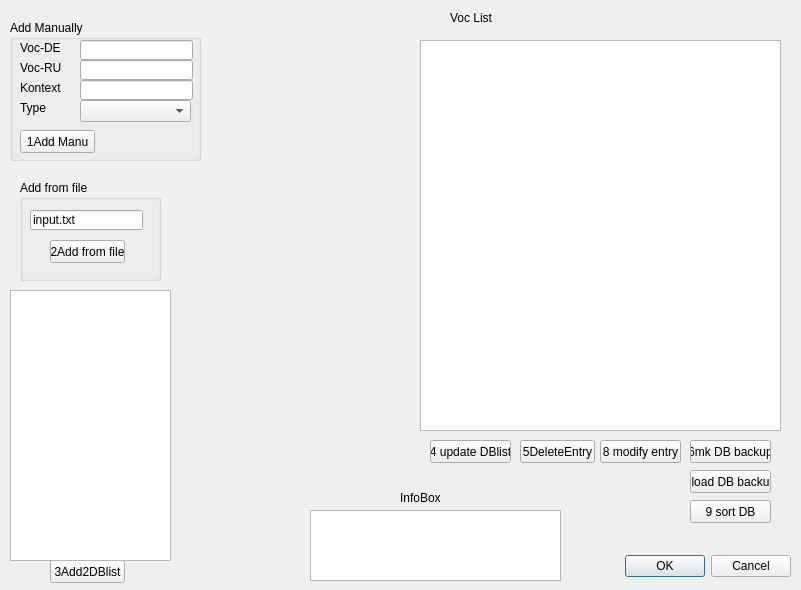
<?xml version="1.0" encoding="UTF-8"?>
<ui version="4.0">
 <class>Dialog</class>
 <widget class="QDialog" name="Dialog">
  <property name="geometry">
   <rect>
    <x>0</x>
    <y>0</y>
    <width>801</width>
    <height>590</height>
   </rect>
  </property>
  <property name="windowTitle">
   <string>Dialog</string>
  </property>
  <widget class="QDialogButtonBox" name="buttonBox">
   <property name="geometry">
    <rect>
     <x>620</x>
     <y>550</y>
     <width>171</width>
     <height>32</height>
    </rect>
   </property>
   <property name="orientation">
    <enum>Qt::Horizontal</enum>
   </property>
   <property name="standardButtons">
    <set>QDialogButtonBox::Cancel|QDialogButtonBox::Ok</set>
   </property>
  </widget>
  <widget class="QTableWidget" name="tableWidget">
   <property name="geometry">
    <rect>
     <x>420</x>
     <y>40</y>
     <width>361</width>
     <height>391</height>
    </rect>
   </property>
  </widget>
  <widget class="QPushButton" name="pushButton_3">
   <property name="geometry">
    <rect>
     <x>50</x>
     <y>560</y>
     <width>75</width>
     <height>23</height>
    </rect>
   </property>
   <property name="text">
    <string>3Add2DBlist</string>
   </property>
  </widget>
  <widget class="QPushButton" name="pushButton_4">
   <property name="geometry">
    <rect>
     <x>430</x>
     <y>440</y>
     <width>81</width>
     <height>23</height>
    </rect>
   </property>
   <property name="text">
    <string>4 update DBlist</string>
   </property>
  </widget>
  <widget class="QGroupBox" name="groupBox">
   <property name="geometry">
    <rect>
     <x>10</x>
     <y>20</y>
     <width>191</width>
     <height>141</height>
    </rect>
   </property>
   <property name="title">
    <string>Add Manually</string>
   </property>
   <widget class="QLineEdit" name="lineEdit_3">
    <property name="geometry">
     <rect>
      <x>70</x>
      <y>20</y>
      <width>113</width>
      <height>20</height>
     </rect>
    </property>
    <property name="text">
     <string/>
    </property>
   </widget>
   <widget class="QLabel" name="label_3">
    <property name="geometry">
     <rect>
      <x>10</x>
      <y>20</y>
      <width>51</width>
      <height>16</height>
     </rect>
    </property>
    <property name="text">
     <string>Voc-DE</string>
    </property>
   </widget>
   <widget class="QPushButton" name="pushButton">
    <property name="geometry">
     <rect>
      <x>10</x>
      <y>110</y>
      <width>75</width>
      <height>23</height>
     </rect>
    </property>
    <property name="text">
     <string>1Add Manu</string>
    </property>
   </widget>
   <widget class="QLabel" name="label_5">
    <property name="geometry">
     <rect>
      <x>10</x>
      <y>80</y>
      <width>51</width>
      <height>16</height>
     </rect>
    </property>
    <property name="text">
     <string>Type</string>
    </property>
   </widget>
   <widget class="QComboBox" name="comboBox">
    <property name="geometry">
     <rect>
      <x>70</x>
      <y>80</y>
      <width>111</width>
      <height>22</height>
     </rect>
    </property>
   </widget>
   <widget class="QLineEdit" name="lineEdit_4">
    <property name="geometry">
     <rect>
      <x>70</x>
      <y>40</y>
      <width>113</width>
      <height>20</height>
     </rect>
    </property>
    <property name="text">
     <string/>
    </property>
   </widget>
   <widget class="QLabel" name="label_4">
    <property name="geometry">
     <rect>
      <x>10</x>
      <y>40</y>
      <width>51</width>
      <height>16</height>
     </rect>
    </property>
    <property name="text">
     <string>Voc-RU</string>
    </property>
   </widget>
   <widget class="QLineEdit" name="lineEdit_6">
    <property name="geometry">
     <rect>
      <x>70</x>
      <y>60</y>
      <width>113</width>
      <height>20</height>
     </rect>
    </property>
    <property name="text">
     <string/>
    </property>
   </widget>
   <widget class="QLabel" name="label_7">
    <property name="geometry">
     <rect>
      <x>10</x>
      <y>60</y>
      <width>51</width>
      <height>16</height>
     </rect>
    </property>
    <property name="text">
     <string>Kontext</string>
    </property>
   </widget>
  </widget>
  <widget class="QLabel" name="label_6">
   <property name="geometry">
    <rect>
     <x>450</x>
     <y>10</y>
     <width>51</width>
     <height>16</height>
    </rect>
   </property>
   <property name="text">
    <string>Voc List</string>
   </property>
  </widget>
  <widget class="QPushButton" name="pushButton_5">
   <property name="geometry">
    <rect>
     <x>520</x>
     <y>440</y>
     <width>75</width>
     <height>23</height>
    </rect>
   </property>
   <property name="text">
    <string>5DeleteEntry</string>
   </property>
  </widget>
  <widget class="QPushButton" name="pushButton_6">
   <property name="geometry">
    <rect>
     <x>690</x>
     <y>440</y>
     <width>81</width>
     <height>23</height>
    </rect>
   </property>
   <property name="text">
    <string>6mk DB backup</string>
   </property>
  </widget>
  <widget class="QPushButton" name="pushButton_7">
   <property name="geometry">
    <rect>
     <x>690</x>
     <y>470</y>
     <width>81</width>
     <height>23</height>
    </rect>
   </property>
   <property name="text">
    <string>7load DB backup</string>
   </property>
  </widget>
  <widget class="QTextEdit" name="textEdit">
   <property name="geometry">
    <rect>
     <x>10</x>
     <y>290</y>
     <width>161</width>
     <height>271</height>
    </rect>
   </property>
   <property name="html">
    <string>&lt;!DOCTYPE HTML PUBLIC &quot;-//W3C//DTD HTML 4.0//EN&quot; &quot;http://www.w3.org/TR/REC-html40/strict.dtd&quot;&gt;
&lt;html&gt;&lt;head&gt;&lt;meta name=&quot;qrichtext&quot; content=&quot;1&quot; /&gt;&lt;style type=&quot;text/css&quot;&gt;
p, li { white-space: pre-wrap; }
&lt;/style&gt;&lt;/head&gt;&lt;body style=&quot; font-family:'MS Shell Dlg 2'; font-size:8.25pt; font-weight:400; font-style:normal;&quot;&gt;
&lt;p style=&quot;-qt-paragraph-type:empty; margin-top:0px; margin-bottom:0px; margin-left:0px; margin-right:0px; -qt-block-indent:0; text-indent:0px; font-size:8pt;&quot;&gt;&lt;br /&gt;&lt;/p&gt;&lt;/body&gt;&lt;/html&gt;</string>
   </property>
  </widget>
  <widget class="QGroupBox" name="groupBox_2">
   <property name="geometry">
    <rect>
     <x>20</x>
     <y>180</y>
     <width>141</width>
     <height>101</height>
    </rect>
   </property>
   <property name="title">
    <string>Add from file</string>
   </property>
   <widget class="QPushButton" name="pushButton_2">
    <property name="geometry">
     <rect>
      <x>30</x>
      <y>60</y>
      <width>75</width>
      <height>23</height>
     </rect>
    </property>
    <property name="text">
     <string>2Add from file</string>
    </property>
   </widget>
   <widget class="QLineEdit" name="lineEdit">
    <property name="geometry">
     <rect>
      <x>10</x>
      <y>30</y>
      <width>113</width>
      <height>20</height>
     </rect>
    </property>
    <property name="text">
     <string>input.txt</string>
    </property>
   </widget>
  </widget>
  <widget class="QTextEdit" name="textEdit_2">
   <property name="geometry">
    <rect>
     <x>310</x>
     <y>510</y>
     <width>251</width>
     <height>71</height>
    </rect>
   </property>
   <property name="cursor" stdset="0">
    <cursorShape>CrossCursor</cursorShape>
   </property>
   <property name="autoFillBackground">
    <bool>false</bool>
   </property>
   <property name="readOnly">
    <bool>true</bool>
   </property>
  </widget>
  <widget class="QLabel" name="label_8">
   <property name="geometry">
    <rect>
     <x>400</x>
     <y>490</y>
     <width>51</width>
     <height>16</height>
    </rect>
   </property>
   <property name="text">
    <string>InfoBox</string>
   </property>
  </widget>
  <widget class="QPushButton" name="pushButton_8">
   <property name="geometry">
    <rect>
     <x>600</x>
     <y>440</y>
     <width>81</width>
     <height>23</height>
    </rect>
   </property>
   <property name="text">
    <string>8 modify entry</string>
   </property>
  </widget>
  <widget class="QPushButton" name="pushButton_9">
   <property name="geometry">
    <rect>
     <x>690</x>
     <y>500</y>
     <width>81</width>
     <height>23</height>
    </rect>
   </property>
   <property name="text">
    <string>9 sort DB</string>
   </property>
  </widget>
  <zorder>groupBox_2</zorder>
  <zorder>groupBox</zorder>
  <zorder>buttonBox</zorder>
  <zorder>tableWidget</zorder>
  <zorder>pushButton_3</zorder>
  <zorder>pushButton_4</zorder>
  <zorder>label_6</zorder>
  <zorder>pushButton_5</zorder>
  <zorder>pushButton_6</zorder>
  <zorder>pushButton_7</zorder>
  <zorder>textEdit</zorder>
  <zorder>textEdit_2</zorder>
  <zorder>label_8</zorder>
  <zorder>pushButton_8</zorder>
  <zorder>pushButton_9</zorder>
 </widget>
 <tabstops>
  <tabstop>buttonBox</tabstop>
  <tabstop>lineEdit_3</tabstop>
  <tabstop>lineEdit_4</tabstop>
  <tabstop>lineEdit_6</tabstop>
  <tabstop>pushButton</tabstop>
  <tabstop>lineEdit</tabstop>
  <tabstop>pushButton_2</tabstop>
  <tabstop>textEdit</tabstop>
  <tabstop>pushButton_3</tabstop>
  <tabstop>comboBox</tabstop>
  <tabstop>pushButton_5</tabstop>
  <tabstop>pushButton_6</tabstop>
  <tabstop>pushButton_7</tabstop>
  <tabstop>pushButton_4</tabstop>
  <tabstop>textEdit_2</tabstop>
  <tabstop>tableWidget</tabstop>
 </tabstops>
 <resources/>
 <connections>
  <connection>
   <sender>buttonBox</sender>
   <signal>accepted()</signal>
   <receiver>Dialog</receiver>
   <slot>accept()</slot>
   <hints>
    <hint type="sourcelabel">
     <x>248</x>
     <y>254</y>
    </hint>
    <hint type="destinationlabel">
     <x>157</x>
     <y>274</y>
    </hint>
   </hints>
  </connection>
  <connection>
   <sender>buttonBox</sender>
   <signal>rejected()</signal>
   <receiver>Dialog</receiver>
   <slot>reject()</slot>
   <hints>
    <hint type="sourcelabel">
     <x>316</x>
     <y>260</y>
    </hint>
    <hint type="destinationlabel">
     <x>286</x>
     <y>274</y>
    </hint>
   </hints>
  </connection>
 </connections>
</ui>
